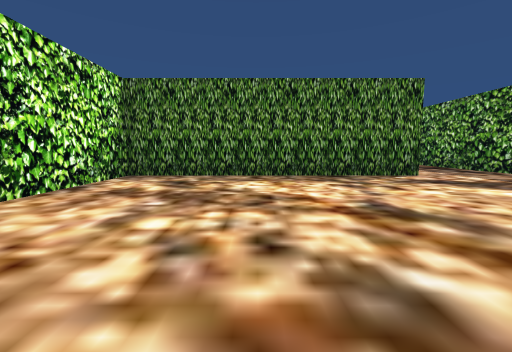
View 1 (above)

16 first-person views from a walk through a Unity game level. The camera is 1.4 m above the floor, tilts 6° down and sees 90° across. The floor is counted in squares, 2 m on a side. Each view is taken from the middle of a square. On the plan, view 1 faces up. The plan holds only what a view shows up to about 9 squares ahead; the rest is blank. The place goes on beyond the plan.

View 2
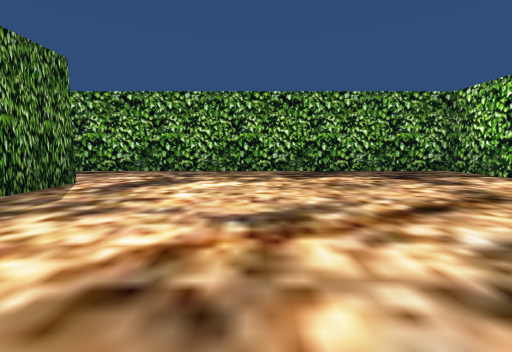

View 3
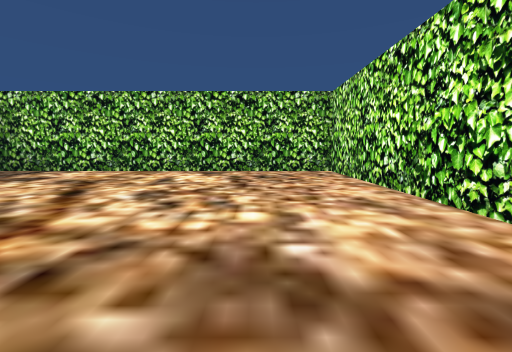

View 4
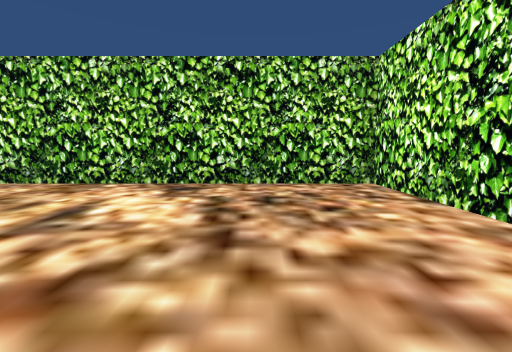

View 5
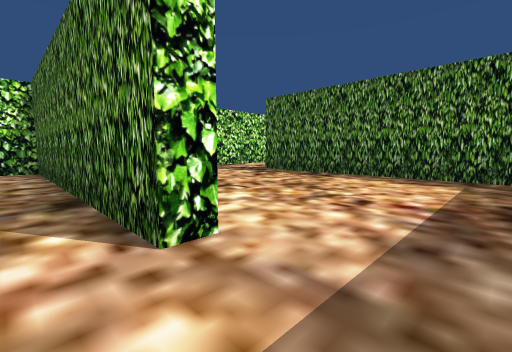

View 6
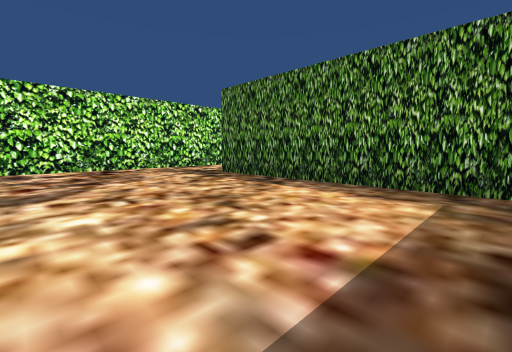

View 7
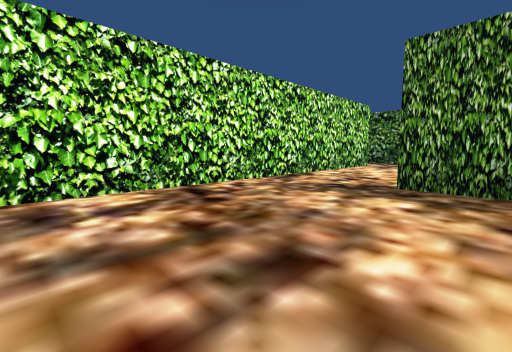

View 8
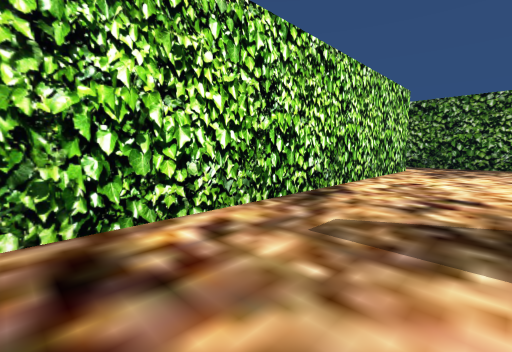

View 9
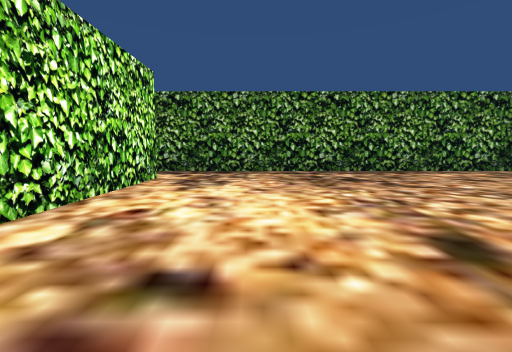

View 10
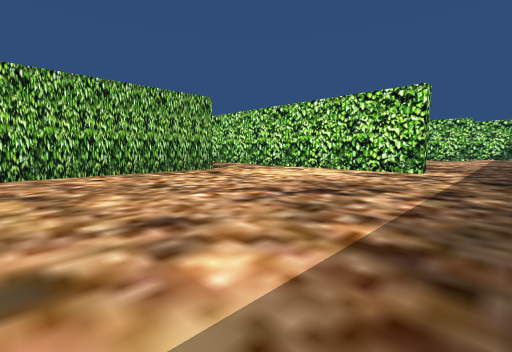

View 11
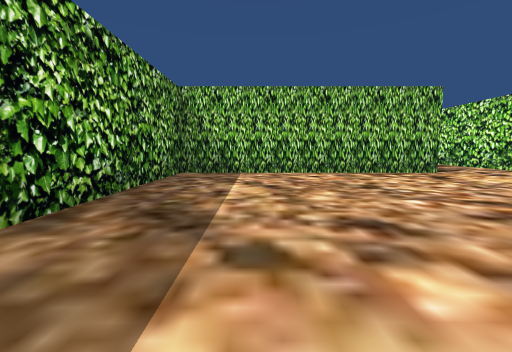

View 12
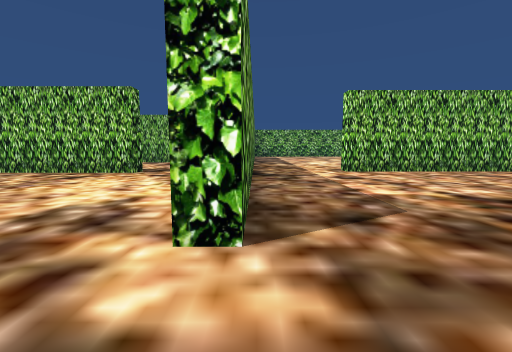

View 13
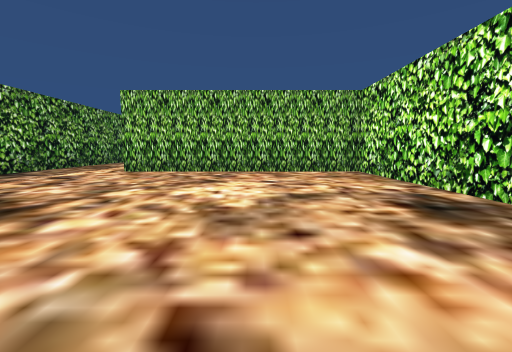

View 14
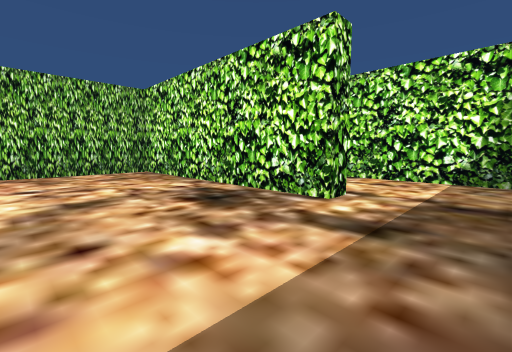

View 15
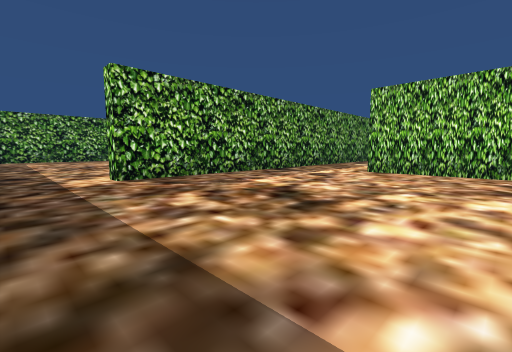

View 16
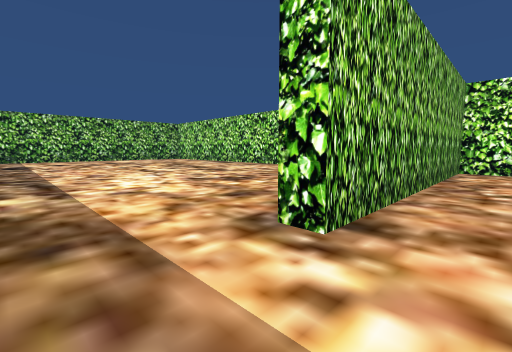

### Floor plan
Points are (right, up) in squares from view 1. A wall is a line through its corners. A room is listed if a view was taken in it or the views show most of it. See-through windows are left out.
Room 1 (views 1, 2, 3, 4, 5)
walls: (4.3, 6.7) (-3.4, 6.7) (-3.4, -3.2) (7.2, -3.2) (7.2, 6.4)
ways out: opening at (5.5, 7) to room 2
Room 2 (views 6, 7, 8, 9, 10, 11)
walls: (6.1, 12.9) (-0.4, 12.9) (-0.4, 13.4) (7.2, 13.4) (7.2, 18.9); (-3.4, 19.2) (-3.4, 7.9); (4.3, 7.4) (4.3, 6.7); (7.2, 21.2) (5.9, 21.2); (7.2, 6.4) (7.2, 9.1)
ways out: opening at (5.5, 7) to room 1; opening at (-4, 20.5) to room 3
Room 3 (views 12, 13, 14, 15, 16)
walls: (-14.3, 19.2) (-14.3, 13) (-6.8, 13) (-6.8, 12.4); (-3.9, 11.9) (-3.9, 19.2) (-3.4, 19.2)
ways out: opening at (-4, 20.5) to room 2; opening at (-15, 20.5); opening at (-5.5, 13)

Positions as (right, up) in squares from view 1, and headings:
1: (0, 0), facing up
2: (-1, 3), facing right
3: (-1, 5), facing down
4: (-1, 2), facing down
5: (6, 6), facing up-left
6: (6, 8), facing up-left
7: (1, 8), facing up-left
8: (-1, 10), facing up-left
9: (-1, 13), facing up
10: (5, 21), facing down-left
11: (5, 21), facing down
12: (-4, 21), facing down
13: (-11, 21), facing down
14: (-11, 21), facing down-left
15: (-10, 21), facing down-right
16: (-5, 14), facing down-left
